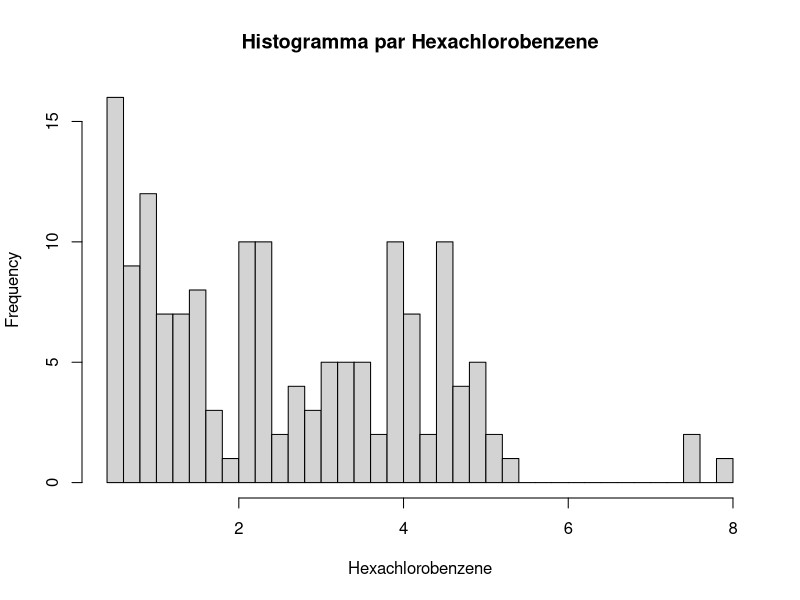
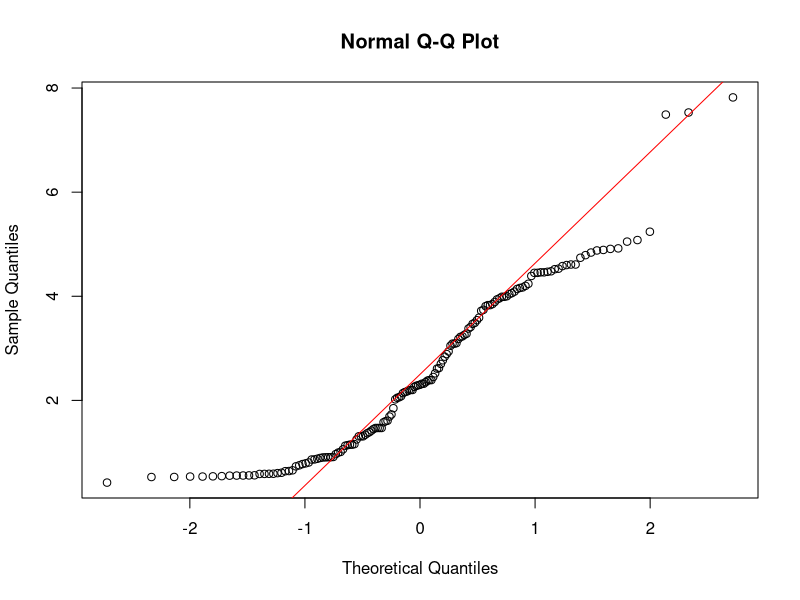
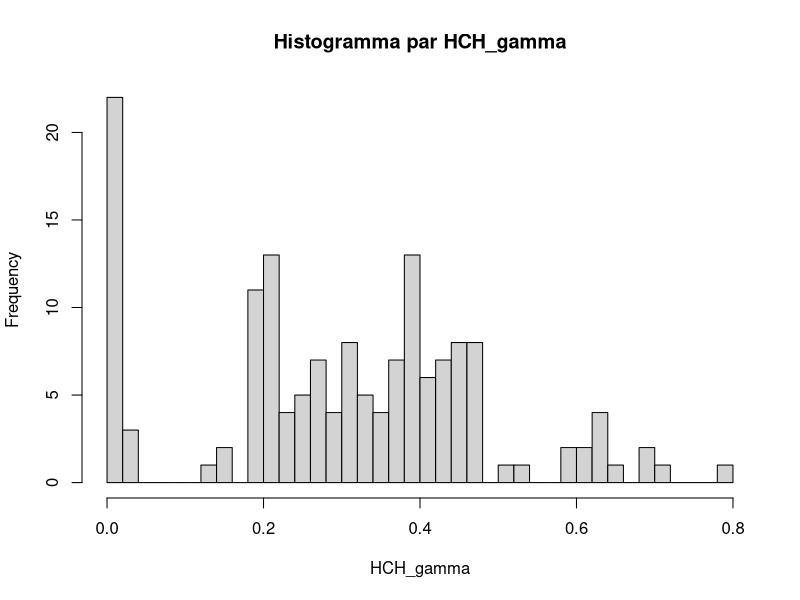
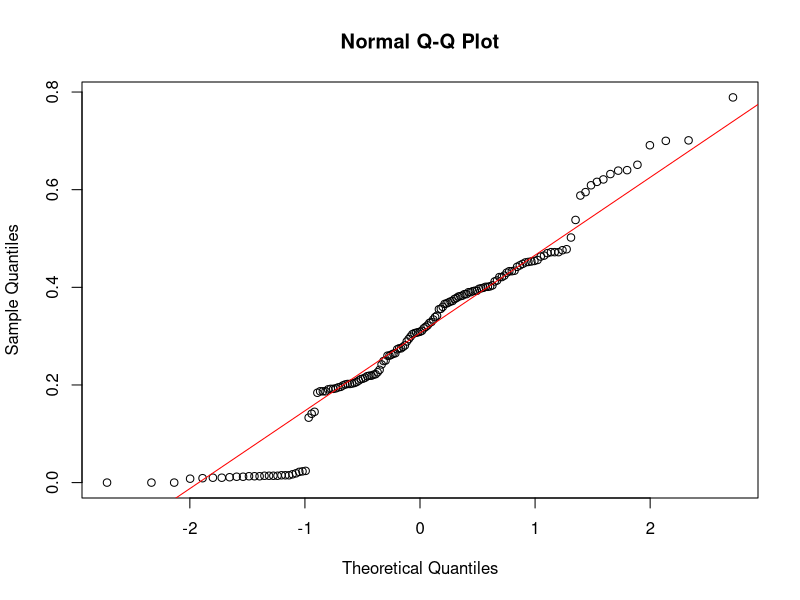
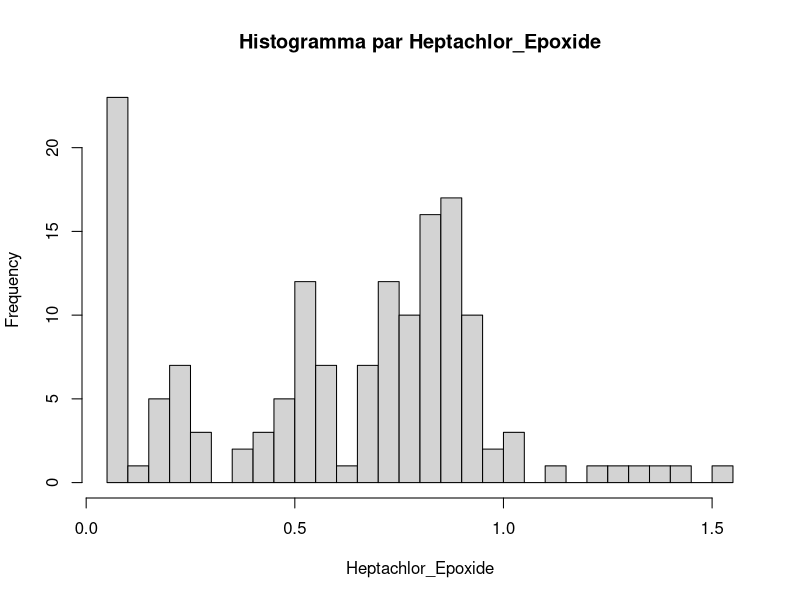
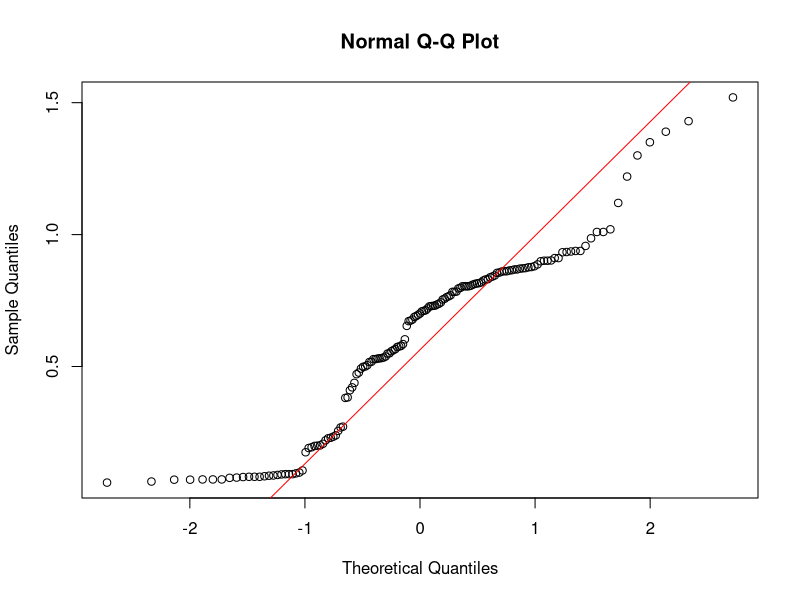
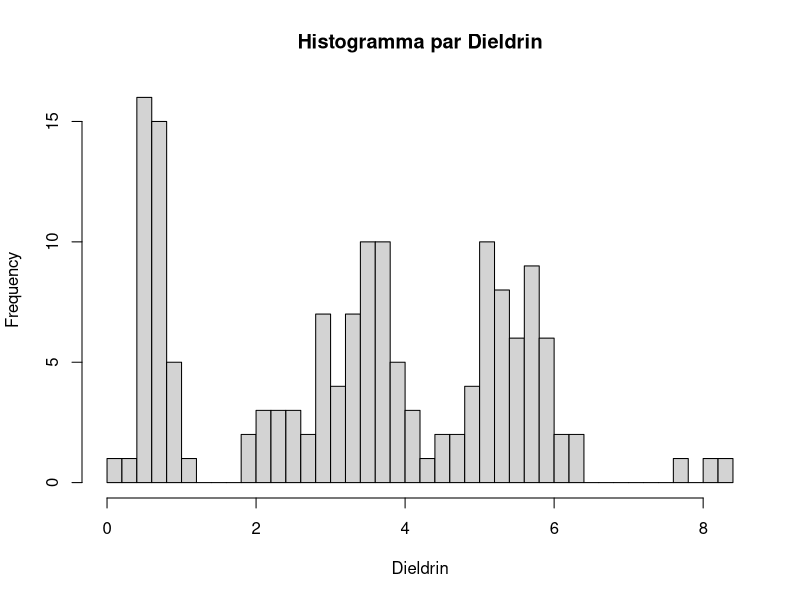
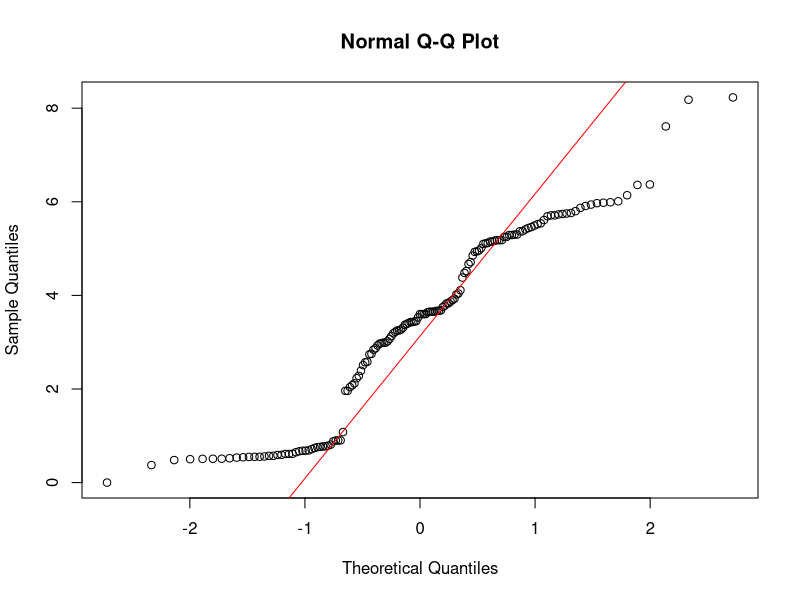

Here is the R script that generated these plots, in order:
# Ielādēt nepieciešamās bibliotēkas
library(readxl)
library(nortest)
library(ggplot2)

# Ielādēt datus no Excel faila
dati = read_excel("lasis_dati.xlsx")

# Parādīt pirmās datu rindas, lai saprastu to struktūru
print(head(dati))

# Izveidojiet PDF failu, lai saglabātu visus attēlus
pdf("all_plots.pdf")  # Tas izveidos PDF ar nosaukumu 'all_plots.pdf' jūsu darba direktorijā

# Cikls cauri katrai skaitliskajai kolonnai analīzei un zīmēšanai
for (kolonnas_nosaukums in colnames(dati)) {
  vertibas = dati[[kolonnas_nosaukums]]  # Iegūt kolonnas vērtības
  
  # Pārbaudīt, vai kolonnā ir skaitliskas vērtības pirms analīzes
  if (is.numeric(vertibas)) {
    cat("\nAnalizējam:", kolonnas_nosaukums, "\n")
    
    # Veikt normalitātes testus
    shapiro_tests = shapiro.test(vertibas)  # Shapiro-Wilk normalitātes tests
    print(shapiro_tests)  # Izdrukājam rezultātus

    ad_tests = ad.test(vertibas)  # Anderson-Darling normalitātes tests
    print(ad_tests)  # Izdrukājam rezultātus

    # Izveidot histogrammu un saglabāt to PDF
    hist(vertibas, main = paste("Histogramma par", kolonnas_nosaukums), xlab = kolonnas_nosaukums, breaks = 30)

    # Izveidot QQ grafiku un saglabāt to PDF
    qqnorm(vertibas)  # QQ diagramma
    qqline(vertibas, col = "red")  # QQ līnija
  } else {
    cat(kolonnas_nosaukums, "nav skaitliska un tiks izlaista.\n")  # Ja kolonna nav skaitlisks, izdrukājam ziņu
  }
}

# Aizveram PDF ierīci
dev.off()
